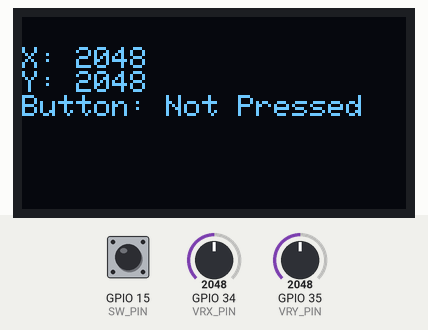
Bench run of a sketch on a simulated ESP32. Parts: 128×64 one-colour display. Inputs (shaded band) come from the test bench; at power-on: GPIO 15 (SW_PIN) HIGH, GPIO 34 (VRX_PIN) = 2048, GPIO 35 (VRY_PIN) = 2048. What the sketch prints to the serial monitor is not drawn.

Above: at 1.2 s.
1.3 s: GPIO 15 (SW_PIN) pulled LOW for 0.15 s
At 1.5 s:
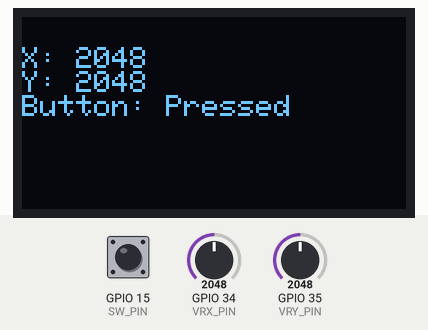
3.0 s: GPIO 34 (VRX_PIN) set to 2866
At 4.2 s:
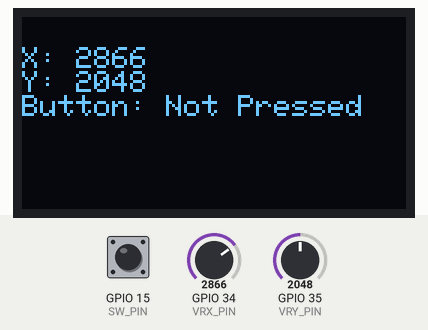
4.5 s: GPIO 35 (VRY_PIN) set to 2866
At 5.7 s:
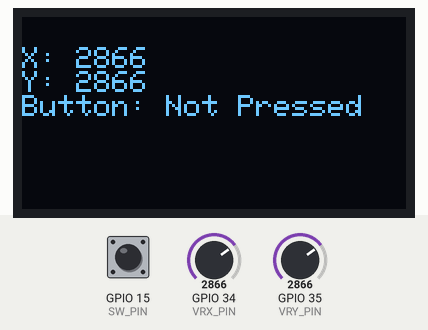
6.0 s: GPIO 15 (SW_PIN) pulled LOW for 1 s
At 6.9 s:
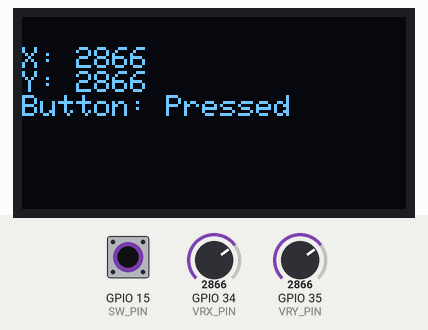
8.6 s: GPIO 34 (VRX_PIN) set to 3603
At 9.0 s:
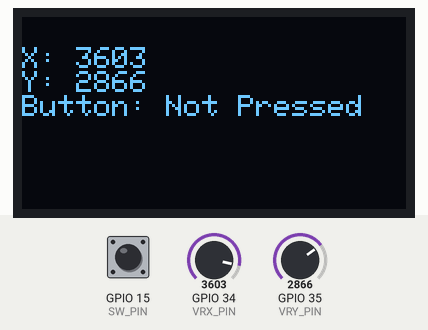
10.1 s: GPIO 35 (VRY_PIN) set to 3603
At 10.7 s:
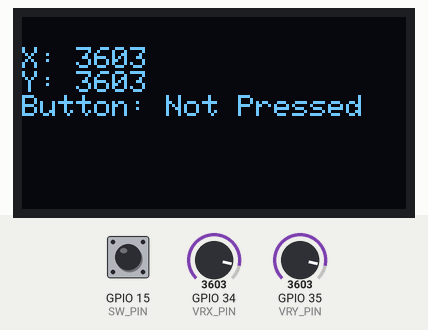
Timing chart, 0 to 12.6 s (numbered marks = the images above; inputs shaded):
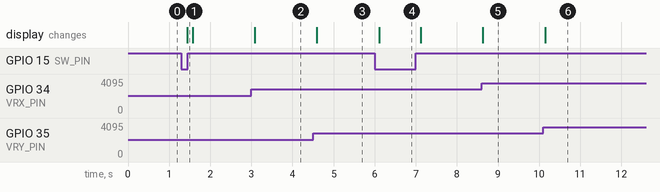

Measured:
- after the input at 1.3 s, the display: changes after 0.14 s (image 1)
- after the input at 3.0 s, the display: changes after 0.08 s (image 2)
- after the input at 4.5 s, the display: changes after 0.10 s (image 3)
- after the input at 6.0 s, the display: changes after 0.11 s (image 4)
- after the input at 8.6 s, the display: changes at once (image 5)
- after the input at 10.1 s, the display: changes at once (image 6)

The sketch:

ESP32_JOYSTICK_TEST.ino
```cpp
#include <Wire.h>
#include <Adafruit_GFX.h>
#include <Adafruit_SSD1306.h>

// OLED Configuration
#define SCREEN_WIDTH 128
#define SCREEN_HEIGHT 64
#define OLED_RESET    -1
Adafruit_SSD1306 display(SCREEN_WIDTH, SCREEN_HEIGHT, &Wire, OLED_RESET);

// Joystick Pins
const int VRX_PIN = 34;
const int VRY_PIN = 35;
const int SW_PIN = 15;

void setup() {
  // Initialize Serial Monitor
  Serial.begin(9600);

  // Initialize OLED
  if (!display.begin(SSD1306_SWITCHCAPVCC, 0x3C)) {
    Serial.println("SSD1306 initialization failed");
    while (true);
  }
  display.clearDisplay();
  display.setTextSize(1);
  display.setTextColor(SSD1306_WHITE);

  // Initialize Joystick
  pinMode(SW_PIN, INPUT_PULLUP);
}

void loop() {
  // Read Joystick Values
  int xValue = analogRead(VRX_PIN);
  int yValue = analogRead(VRY_PIN);
  int buttonState = digitalRead(SW_PIN);

  // Print to Serial Monitor
  Serial.print("X: ");
  Serial.print(xValue);
  Serial.print(" | Y: ");
  Serial.print(yValue);
  Serial.print(" | Button: ");
  Serial.println(buttonState == HIGH ? "Not Pressed" : "Pressed");

  // Display on OLED
  display.clearDisplay();
  display.setCursor(0, 10);
  display.print("X: ");
  display.println(xValue);
  display.print("Y: ");
  display.println(yValue);
  display.print("Button: ");
  display.println(buttonState == HIGH ? "Not Pressed" : "Pressed");
  display.display();

  delay(100);
}
```
